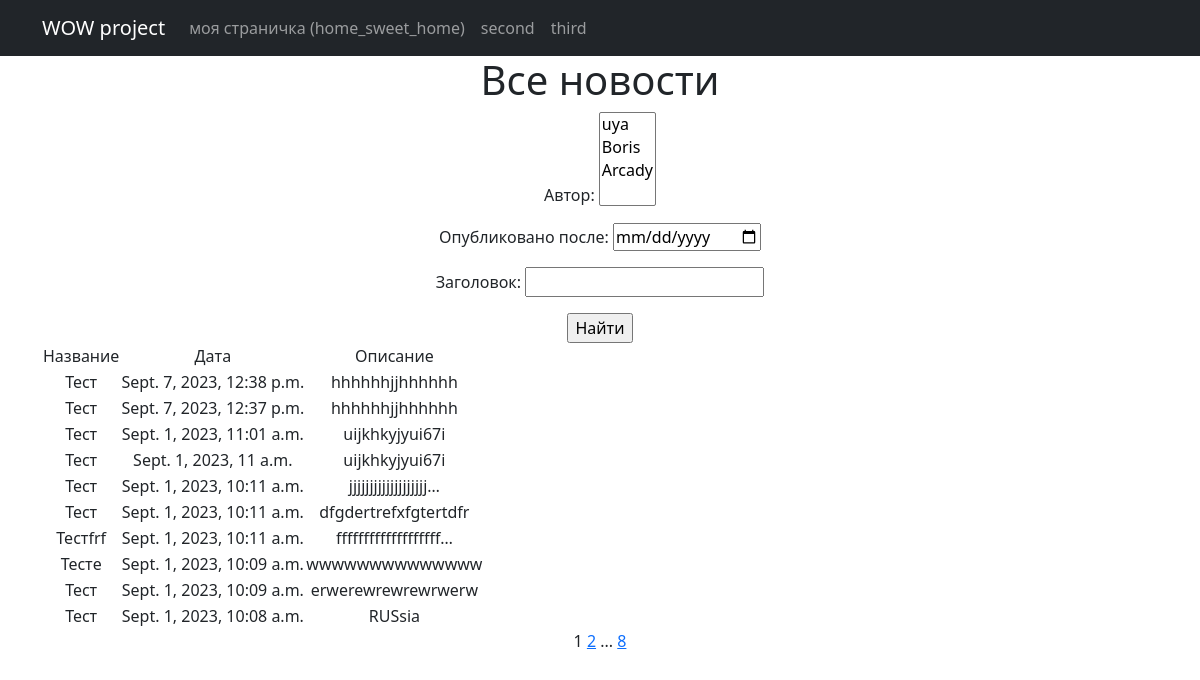
Page /news/ on the committed database.
### news/models.py (models this page shows, shortened)
class Post (models.Model):
    author = models.ForeignKey("Author", on_delete=models.CASCADE)
    types = models.CharField(max_length=2, choices=post_types, default=article)
    creation_datetime = models.DateTimeField(auto_now_add=True)
    post_category = models.ManyToManyField("Category", through=PostCategory)
    heading = models.CharField(max_length=255)
    text = models.TextField()
    rating = models.IntegerField(default=0)

### news/views.py (the view)
# urls.py: path('', PostsList.as_view(), name ='post_list'),
class PostsList(ListView):
    model = Post
    ordering = '-creation_datetime'
    template_name = 'posts.html'
    context_object_name = 'posts'
    paginate_by = 10
    def get_queryset(self):
        queryset = super().get_queryset()
        self.filterset = PostFilter(self.request.GET, queryset)
        return self.filterset.qs
    def get_context_data(self, **kwargs: Any) -> Dict[str, Any]:
        context = super().get_context_data(**kwargs)
        context['filterset'] = self.filterset
        return context

### news/templatetags/custom_filters.py (called while the page is built)
@register.filter()
def censor(value):
    if not isinstance(value, str):
        raise TypeError()
    for word in re.findall(r"[\w']+|[.,!?;]",value):
        if word.lower() in censu:
            value = value.replace(word, f"{word[0]}{'*'*(len(word)-2)}{word[-1]}")
    return value

@register.simple_tag(takes_context=True)
def url_replace(context, **kwargs):
    d = context['request'].GET.copy()
    for k, v in kwargs.items():
        d[k]=v
    return d.urlencode()

### templates/posts.html (shortened to what this page needs)
{% extends 'flatpages/default.html' %}
{% load custom_filters %}
{% block content %}
<h1>Все новости</h1>
<form action="" method="get">
    {{filterset.form.as_p }}
    <input type="submit" value="Найти"/>
</form>
  {% if posts %}
        <table>
           <tr>
               <td>Название</td>
               <td>Дата</td>
               <td>Описание</td>
           </tr>
            {% for post in posts %}
           <tr>
               <td>{{ post.heading|censor }}</td>
               <td>{{ post.creation_datetime }}</td>
               <td>{{ post.text|truncatechars:20|censor }}</td>
           </tr>
           {% endfor %}
       </table>
   {% else %}
       <h2>Новостей нет!</h2>
   {% endif %}
    {{ page_obj.number }}
    {% if page_obj.has_next %}
    <a href="?{% url_replace page=page_obj.next_page_number %}">{{ page_obj.next_page_number }}</a>
    {% if paginator.num_pages != page_obj.next_page_number %}
       ...
       <a href="?{% url_replace page=page_obj.paginator.num_pages %}">{{ page_obj.paginator.num_pages }}</a>
       {% endif %}
    {% endif %}
{% endblock content %}

### rows in the picture
Post: heading|censor "Тест", creation_datetime "Sept. 7, 2023, 12:38 p.m.", text|censor "hhhhhhjjhhhhhh"
Post: heading|censor "Тест", creation_datetime "Sept. 7, 2023, 12:37 p.m.", text|censor "hhhhhhjjhhhhhh"
Post: heading|censor "Тест", creation_datetime "Sept. 1, 2023, 11:01 a.m.", text|censor "uijkhkyjyui67i"
Post: heading|censor "Тест", creation_datetime "Sept. 1, 2023, 11 a.m.", text|censor "uijkhkyjyui67i"
Post: heading|censor "Тест", creation_datetime "Sept. 1, 2023, 10:11 a.m.", text|censor "jjjjjjjjjjjjjjjjjjj…"
Post: heading|censor "Тест", creation_datetime "Sept. 1, 2023, 10:11 a.m.", text|censor "dfgdertrefxfgtertdfr"
Post: heading|censor "Тестfrf", creation_datetime "Sept. 1, 2023, 10:11 a.m.", text|censor "fffffffffffffffffff…"
Post: heading|censor "Тестe", creation_datetime "Sept. 1, 2023, 10:09 a.m.", text|censor "wwwwwwwwwwwwww"
Post: heading|censor "Тест", creation_datetime "Sept. 1, 2023, 10:09 a.m.", text|censor "erwerewrewrewrwerw"
Post: heading|censor "Тест", creation_datetime "Sept. 1, 2023, 10:08 a.m.", text|censor "RUSsia"

### other values in the picture
{{ page_obj.number }} "1"
{{ page_obj.next_page_number }} "2"
{{ page_obj.paginator.num_pages }} "8"
